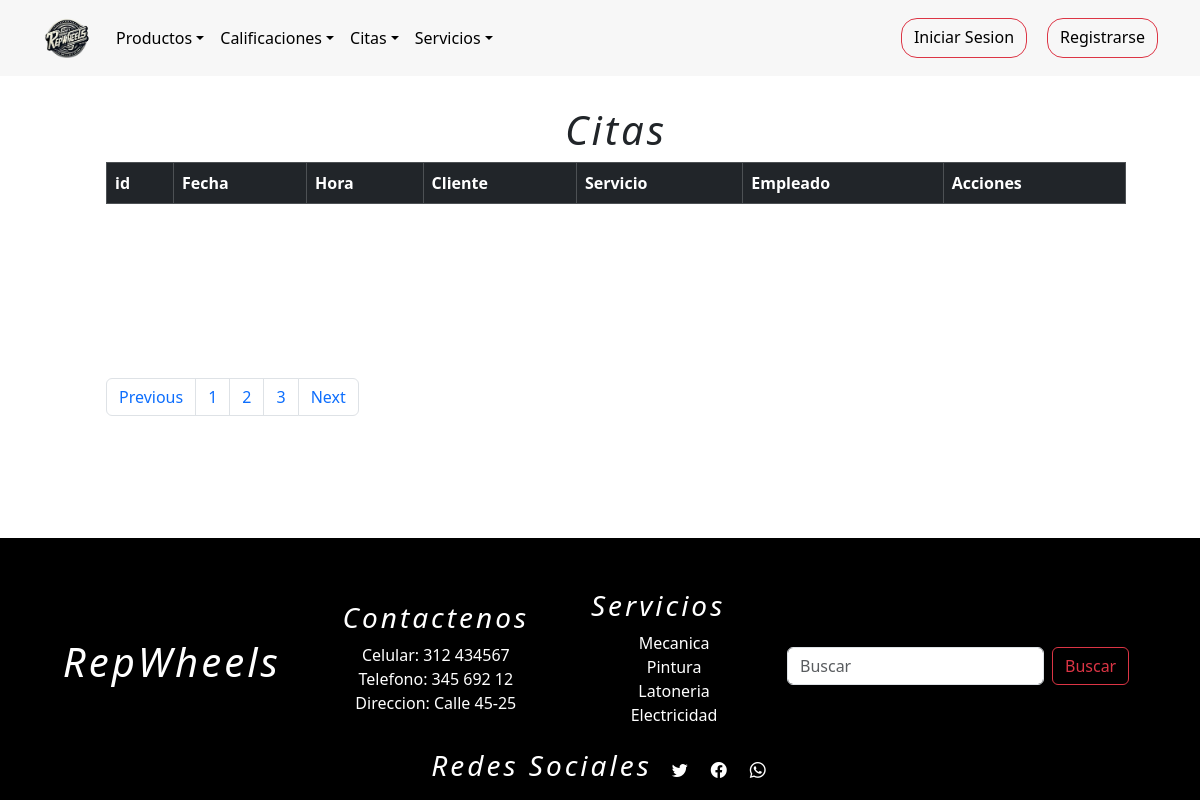
The app's page /listarCita, older data.
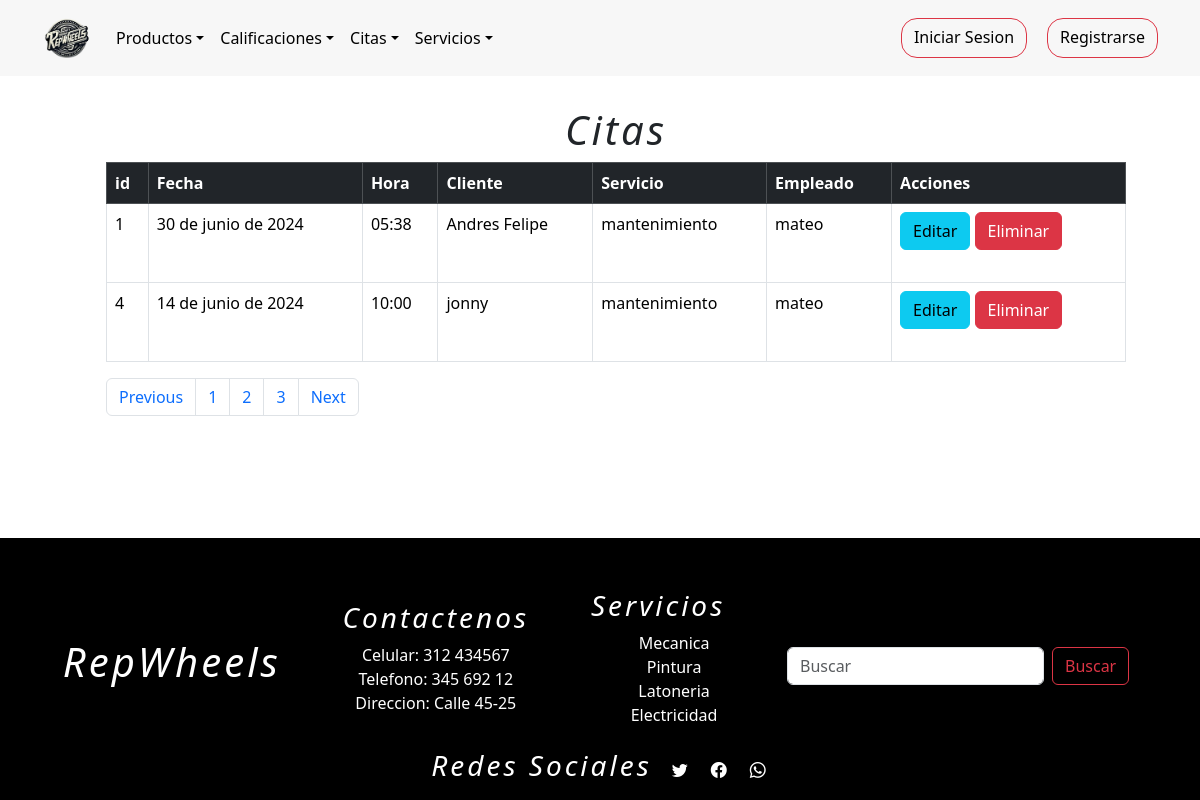
The same page, newer data.
### tienda/models.py (models this page shows, shortened)
class Citas(models.Model):
    fechaServicio = models.DateField(null=True)
    hora = models.TimeField(null=True)
    cliente = models.ForeignKey(Usuarios,on_delete=models.DO_NOTHING,blank=False,null=True,related_name='cliente')
    servicio = models.ForeignKey(Servicios,on_delete=models.DO_NOTHING,blank=False,null=False)
    empleado = models.ForeignKey(Usuarios, on_delete=models.DO_NOTHING,blank=False,null=True,related_name='empleado')
    estados = (
        (1,"Pendiente"),
        (2,"Cancelado"),
        (3,"Finalizada"),
    )
    estado = models.IntegerField(choices=estados,default=1)

class Usuarios(AbstractUser):
    username = None
    nombre = models.CharField(max_length=254)
    email = models.EmailField(max_length=254, unique=True,blank=False,null=True)
    password = models.CharField(max_length=254,blank=False,null=True)
    foto = models.ImageField(upload_to="fotos_usuarios/", default="fotos_usuarios/user.png")
    token_recuperar = models.CharField(max_length=254,blank=False,null=False,default=0)
    telefono=models.IntegerField(null=False,blank=True,default='0')
    cargo = models.CharField(max_length=254,null=False)
    direccion=models.CharField(max_length=254)
    cedula=models.IntegerField(blank=True,null=False,default='0')
    ROLES = (
        (1,"administrador"),
        (2,"proveedor"),
        (3,"empleado"),
        (4,"cliente"),
    )
    rol=models.IntegerField(choices=ROLES,default=4)
    n = models.IntegerField(blank=True,null=False,default=0)
    USERNAME_FIELD = "email"
    REQUIRED_FIELDS = ["nombre"]
    objects = CustomUserManager()
    def __str__(self):
        return self.nombre

class Servicios(models.Model):
    nombre=models.CharField(max_length=254)
    descripcion_servicio = models.TextField()
    foto = models.ImageField(upload_to="fotos_servicios/", default="fotos_servicios/servicio.jpg")
    precio = models.IntegerField(null=False,blank=False,default=100000)
    def __str__(self):
        return self.nombre

### tienda/views.py (the view)
# urls.py: path("listarCita", views.listarCita, name="listarCita"),
def listarCita(request):
    q = Citas.objects.all()
    contexto = {"data": q}
    return render(request, "tienda/citas/listarCita.html", contexto)

### tienda/templates/tienda/citas/listarCita.html (shortened to what this page needs)
{% extends 'tienda/base1.html' %}
{% load static %}
{% block contenedor %}
<div class="container-fluid m-3" style="padding:90px;">
    <h1>Citas</h1>
        <table class="table table-bordered">
            <thead class="table-dark">
                <tr>
                    <th>id</th>
                    <th>Fecha</th>
                    <th>Hora</th>
                    <th>Cliente</th>
                    <th>Servicio</th>
                    <th>Empleado</th>
                    <th>Acciones</th>
                </tr>
            </thead>
            <tbody>
                {% for r in data %}
                    <tr>
                        <td>{{ r.id }}</td>
                        <td>{{ r.fechaServicio }}</td>
                        <td>{{ r.hora }}</td>
                        <td>{{ r.cliente }}</td>
                        <td>{{ r.servicio }}</td>
                        <td>{{ r.empleado }}</td>
                        <td>
                            <a class="btn btn-info" href="{% url 'cita_formulario_editar' r.id %}">Editar</a>
                            <a class="btn btn-danger" href="javascript:eliminar('{% url 'citaEliminar' r.id %}')">Eliminar</a>
                        </td>
                    </tr>
                {% endfor %}
            </tbody>
        </table>
        <nav aria-label="Page navigation example">
            <ul class="pagination">
                <li class="page-item"><a class="page-link" href="#">Previous</a></li>
                <li class="page-item"><a class="page-link" href="#">1</a></li>
                <li class="page-item"><a class="page-link" href="#">2</a></li>
                <li class="page-item"><a class="page-link" href="#">3</a></li>
                <li class="page-item"><a class="page-link" href="#">Next</a></li>
            </ul>
        </nav>
</div>
{% endblock %}

Row changes from the older to the newer data that the page shows:
added Citas: id "1", fechaServicio "30 de junio de 2024", hora "05:38", cliente "Andres Felipe", servicio "mantenimiento", empleado "mateo"
added Citas: id "4", fechaServicio "14 de junio de 2024", hora "10:00", cliente "jonny", servicio "mantenimiento", empleado "mateo"
